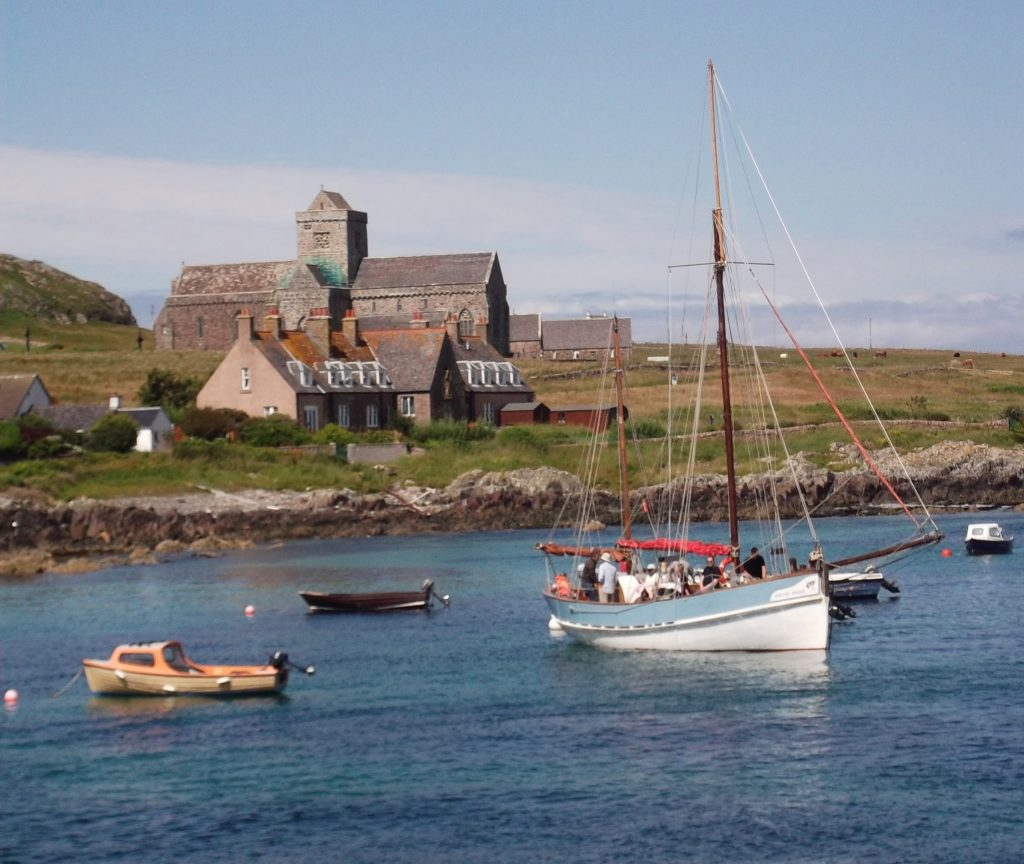
#> input picture images/iona1.jpg, 1024 x 864 px
$ python image_comparison.py
#> lines starting #> are read from the running program, lines starting #| are printed output that depends on the picture
# image_comparison.py -- Fergus Haak -- 14/09/2023

from PIL import Image
from PIL import ImageChops
import imagehash


def image_pixel_similarity(base_image, compare_image):
  hash0 = imagehash.average_hash(base_image)
  hash1 = imagehash.average_hash(compare_image)
  # cutoff = 5  # maximum bits that could be different between the hashes.
  return hash0-hash1


def image_pixel_differences(base_image, compare_image):
  diff = ImageChops.difference(base_image, compare_image)
  diff.show()

base_image = Image.open('images/iona1.jpg')
#> base_image is the input picture: PIL image 1024x864 RGB; mean R, G, B 123.2, 129.7, 137.4
compare_image = Image.open('images/iona2.jpg')
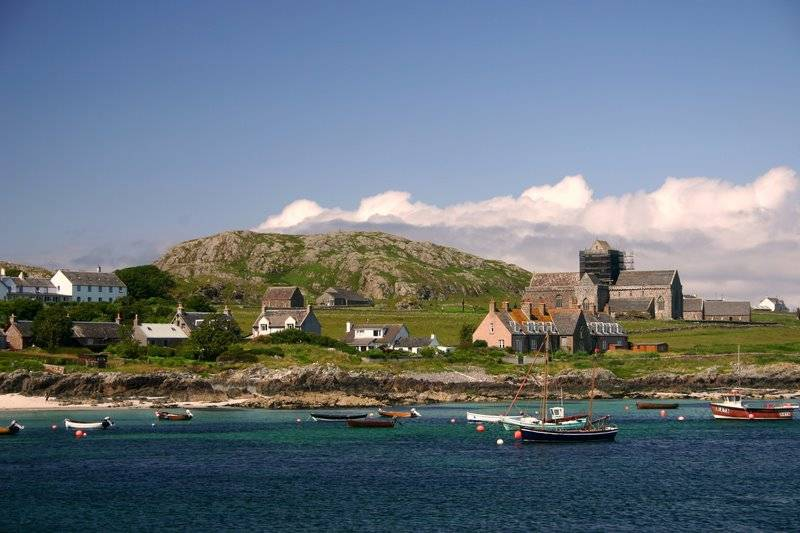
#> input picture images/iona2.jpg, 800 x 533 px
#> compare_image is the input picture: PIL image 800x533 RGB; mean R, G, B 104.9, 115.9, 125.3
image_pixel_differences(base_image, compare_image)
#> in image_pixel_differences, `diff = ImageChops.difference(base_image, compare_image)`:
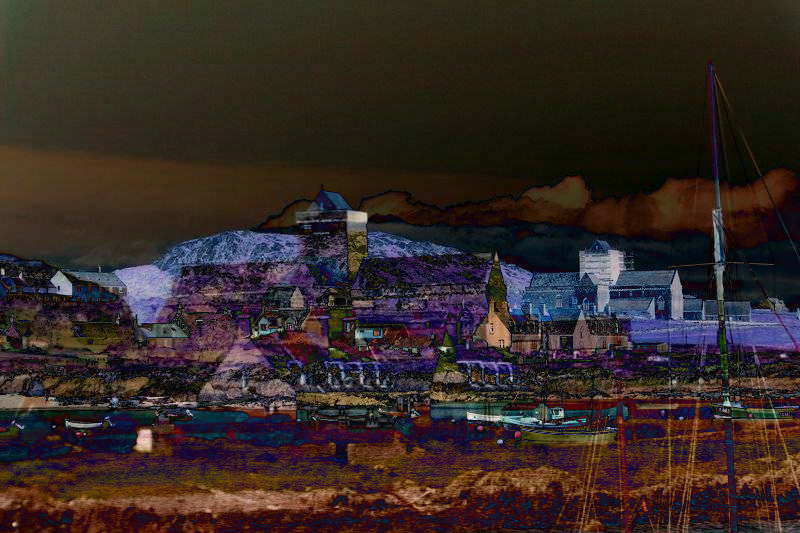
#> diff: PIL image 800x533 RGB; mean R, G, B 52.3, 40.9, 37.1
#> (the run stopped early here; a loop or call above may not have finished)
